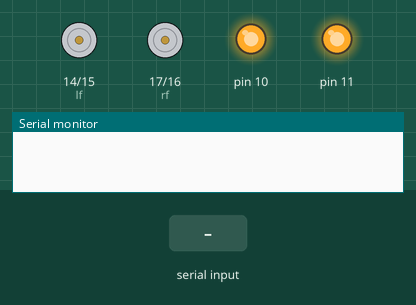
Recording of a sketch running on a simulated Arduino Uno, built with avr-gcc and run on an emulated ATmega328P. Shown: motor-driver pin pairs drawn as motors (green arrow = first pin HIGH = forward, orange = second pin HIGH = backward, longer = more drive), output pins drawn as LEDs (lit = HIGH), the last lines printed to the serial monitor. The test bench sets the inputs (shaded band).

Above: at 1.2 s.
1.3 s: "1" received over the second serial link
At 2.0 s:
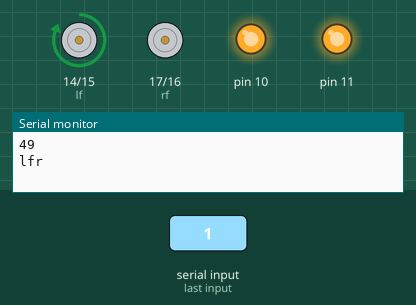
2.8 s: "2" received over the second serial link
At 3.2 s:
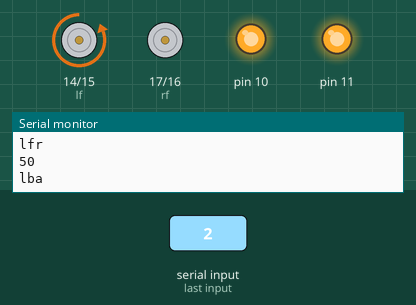
4.3 s: "3" received over the second serial link
At 5.5 s:
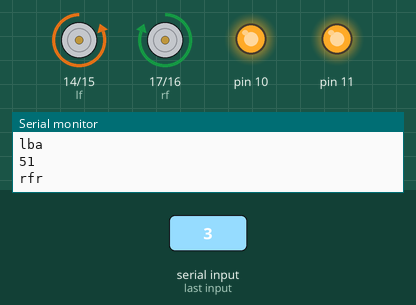
5.8 s: "4" received over the second serial link
At 6.5 s:
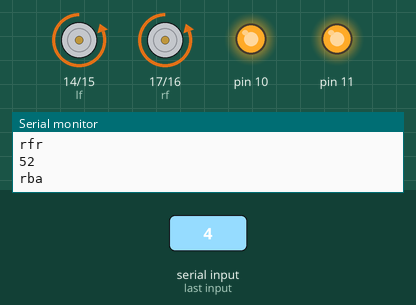
7.3 s: "x90\n" received over the second serial link
At 7.8 s:
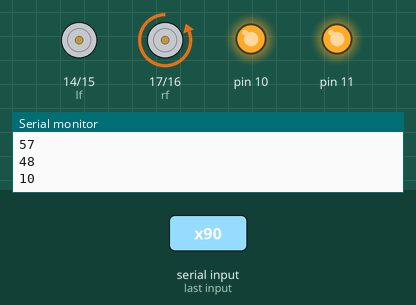
8.8 s: "30,150\n" received over the second serial link
At 10.2 s:
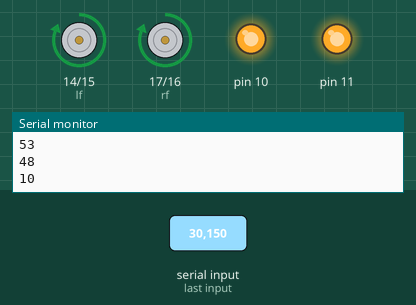
Timing chart, 0 to 11.3 s (numbered marks = the images above; inputs shaded):
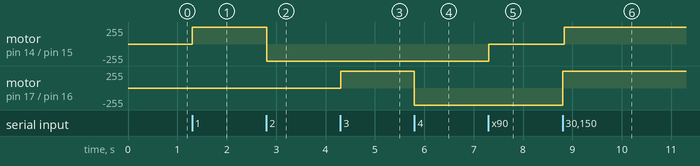

Measured:
- after the input at 1.3 s, motor on pin 14 (lf) / pin 15 (lb): stopped → forward 255/255 at once
- after the input at 2.8 s, motor on pin 14 (lf) / pin 15 (lb): forward 255/255 → backward 255/255 at once
- after the input at 4.3 s, motor on pin 17 (rf) / pin 16 (rb): stopped → forward 255/255 at once
- after the input at 5.8 s, motor on pin 17 (rf) / pin 16 (rb): forward 255/255 → backward 255/255 at once
- after the input at 7.3 s, motor on pin 14 (lf) / pin 15 (lb): backward 255/255 → stopped at once
- after the input at 8.8 s, motor on pin 14 (lf) / pin 15 (lb): stopped → forward 255/255 at once; motor on pin 17 (rf) / pin 16 (rb): backward 255/255 → forward 255/255 at once

The sketch:

hc05_bot_ctrl.ino
```cpp
// D9   >>>  Rx
// D8   >>>  Tx
#include <SoftwareSerial.h>// import the serial library
SoftwareSerial Genotronex(8, 9); // RX, TX
int ledpin=13; // led on D13 will show blink on / off
int BluetoothData; // the data given from Computer
int rf=17,rb=16,lf=14,lb=15;//rf-right motor front,rb-right motor back,lf-left motor front,lb-left motor back
void setup() {
  // put your setup code here, to run once:
  Genotronex.begin(9600);
  Serial.begin(9600);
  Genotronex.println("Bluetooth On please press 1 or 0 blink LED ..");
  for(int i=10;i<18;i=i==11?14:i+1)
  pinMode(i,OUTPUT);
  analogWrite(10,255);
  analogWrite(11,255);
}

void loop() {
  // put your main code here, to run repeatedly:
   if (Genotronex.available()){
BluetoothData=Genotronex.read();
Serial.println(BluetoothData);
   if(BluetoothData=='1')
     {
       digitalWrite(lf,HIGH);
       digitalWrite(lb,LOW);
       Serial.println("lfr");
     }
     else if(BluetoothData=='2')
     {
       digitalWrite(lb,HIGH);
       digitalWrite(lf,LOW);
       Serial.println("lba");
     }
     else if(BluetoothData=='x')
     {
       digitalWrite(lf,LOW);
       digitalWrite(lb,LOW);
       Serial.println("lstop");
     }
   else if(BluetoothData=='3')
     {
       digitalWrite(rf,HIGH);
       digitalWrite(rb,LOW);
       Serial.println("rfr");
     }
     else if(BluetoothData=='4')
     {
       digitalWrite(rb,HIGH);
       digitalWrite(rf,LOW);
       Serial.println("rba");
     }
     else if(BluetoothData=='y')
     {
       digitalWrite(rf,LOW);
       digitalWrite(rb,LOW);
       Serial.println("rstop");
     }
   else if(BluetoothData=='p')
   {
     int s=0;
     BluetoothData=Genotronex.read();
     while(BluetoothData!=10)
     {
       s=s*10+BluetoothData-48;
       BluetoothData=Genotronex.read();
     }
     Serial.println(s);
     analogWrite(10,s);
     analogWrite(11,s);
   }
   }
delay(10);// prepare for next data ...
}
```
